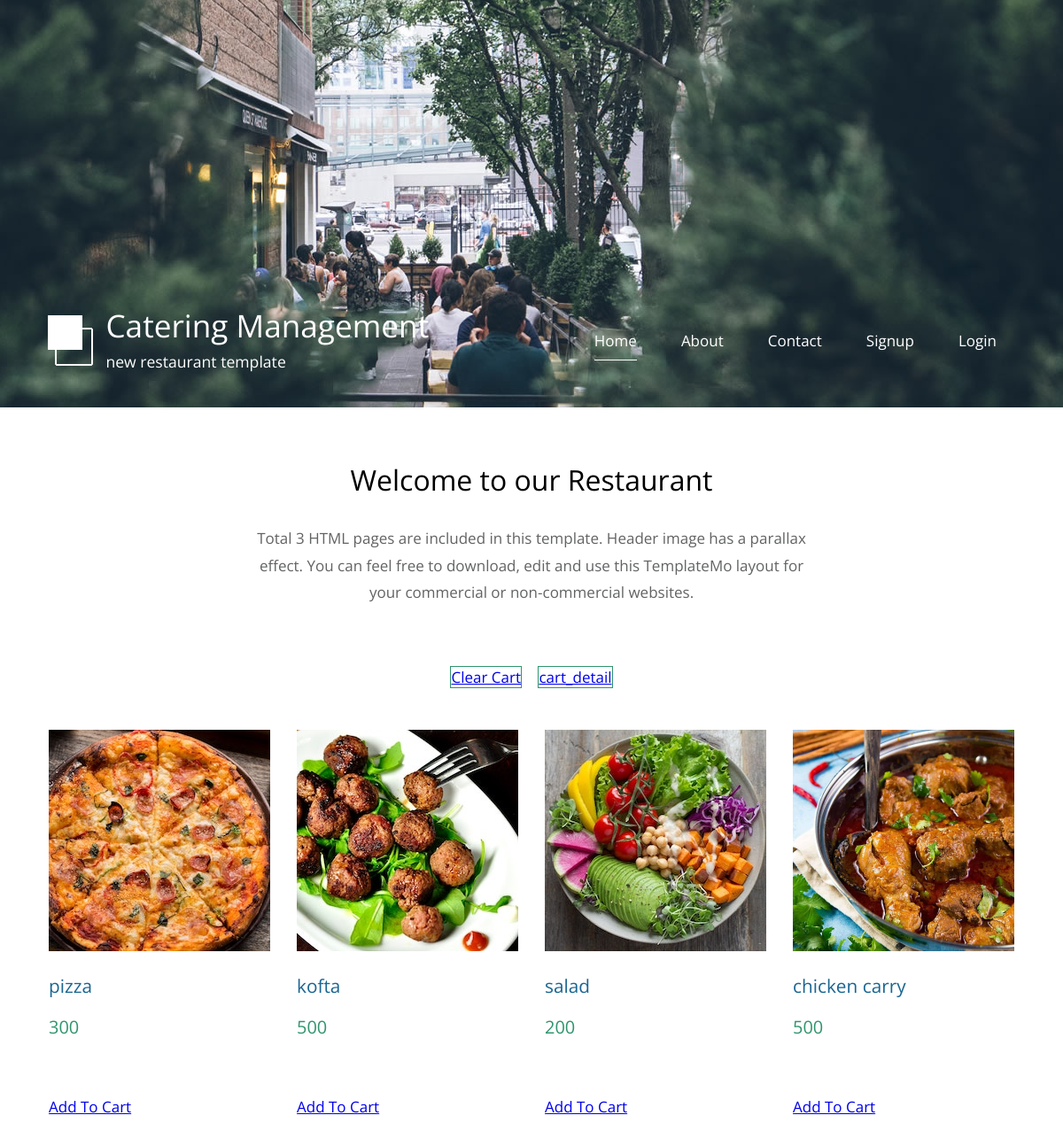
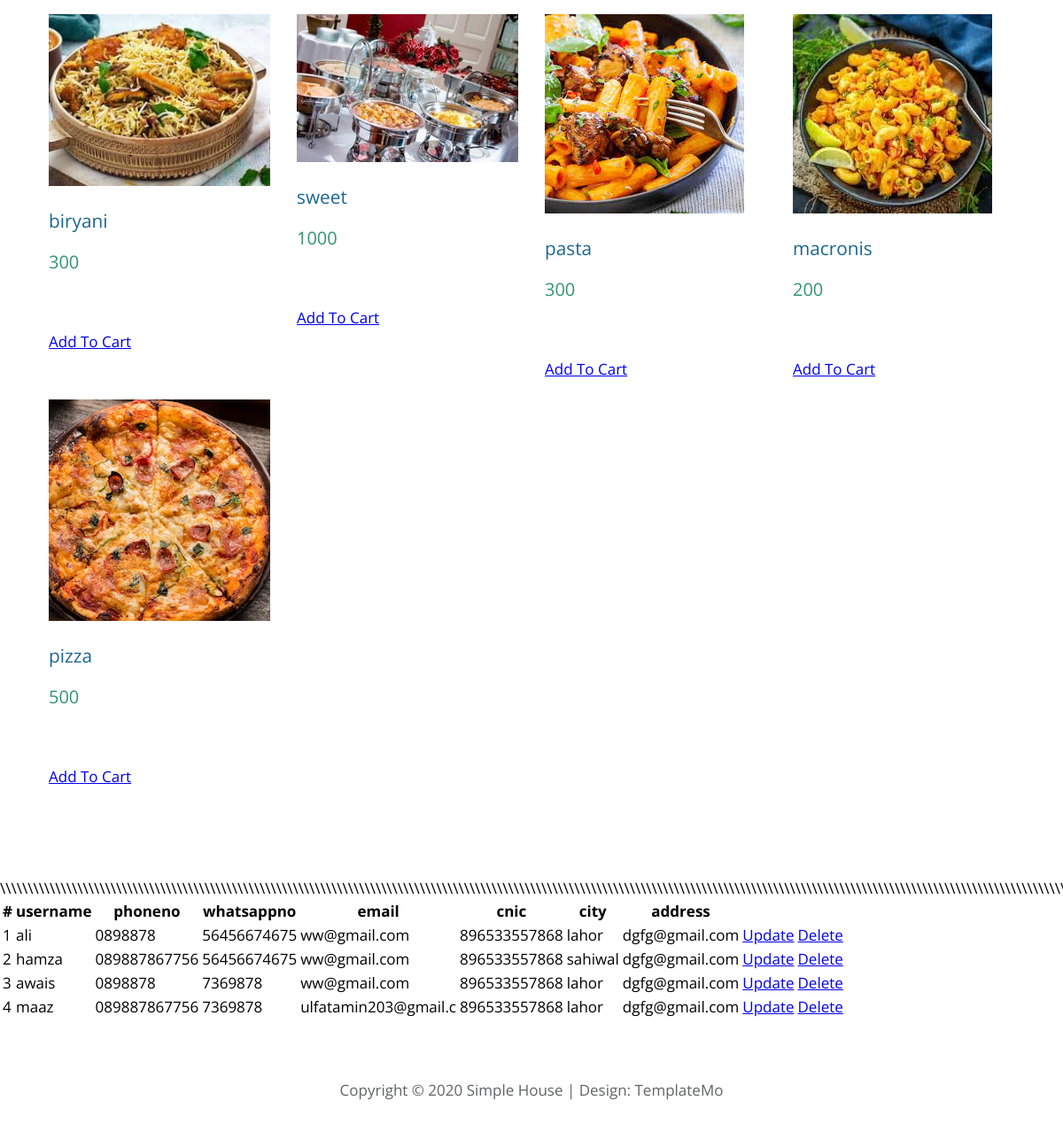
The page / on the database its author committed (2 pictures, top to bottom).
### catering/models.py (models this page shows)
class product_in(models.Model):
    name = models.CharField(max_length=100)
    description = models.CharField(max_length=100)
    image = models.ImageField(upload_to='images/')
    price = models.IntegerField()

class customer (models.Model):
	username = models.CharField(max_length=20)
	phoneno = models.CharField(max_length=15)
	whatsappno= models.CharField(max_length=15)
	email = models.CharField(max_length=20)
	cnic = models.CharField(max_length=13)
	city = models.CharField(max_length=20,blank=True)
	address = models.CharField(max_length=50,blank=True)

### catering/views.py (the view)
# urls.py: path('',views.get_page,name=('index')),
def get_page(request):
    p=product_in.objects.all()
    qs=customer.objects.all()
    return render(request, 'catering/index.html',{'pi':p,'dat':qs})

### catering/templates/catering/index.html (shortened to what this page needs)
{% load static %}
<!DOCTYPE html>
<html>
<head>
	<link href="{% static 'catering/css/templatemo-style.css'%}" rel="stylesheet" />
</head>
<body>
	<div class="container">
		<div class="placeholder">
			<div class="parallax-window" data-parallax="scroll" data-image-src="{% static 'catering/images/simple-house-01.jpg'%}">
				<div class="tm-header">
					<div class="row tm-header-inner">
						<div class="col-md-6 col-12">
							<img src="{% static 'catering/images/simple-house-logo.png'%}" alt="Logo" class="tm-site-logo" />
							<div class="tm-site-text-box">
								<h1 class="tm-site-title">Catering Management</h1>
								<h6 class="tm-site-description">new restaurant template</h6>
							</div>
						</div>
						<nav class="col-md-6 col-12 tm-nav">
							<ul class="tm-nav-ul">
								<li class="tm-nav-li"><a href="{% url 'index'%}" class="tm-nav-link active">Home</a></li>
								<li class="tm-nav-li"><a href="{% url 'about'%}" class="tm-nav-link">About</a></li>
								<li class="tm-nav-li"><a href="{% url 'contact'%}" class="tm-nav-link">Contact</a></li>
								<li class="tm-nav-li"><a href="{% url 'signup'%}" class="tm-nav-link">Signup</a></li>
								<li class="tm-nav-li"><a href="{% url 'login'%}" class="tm-nav-link">Login</a></li>
							</ul>
						</nav>
					</div>
				</div>
			</div>
		</div>
		<main>
			<header class="row tm-welcome-section">
				<h2 class="col-12 text-center tm-section-title">Welcome to our Restaurant</h2>
				<p class="col-12 text-center">Total 3 HTML pages are included in this template. Header image has a parallax effect. You can feel free to download, edit and use this TemplateMo layout for your commercial or non-commercial websites.</p>
			</header>
			<div class="tm-paging-links">
				<nav>
					<ul>
						<li class="tm-paging-item"><a href="{% url 'cart_clear' %}">Clear Cart</a></li>
						<li class="tm-paging-item"><a href="{% url 'cart_detail' %}" >cart_detail</a></li>
					</ul>
				</nav>
			</div>
			<div class="row tm-gallery">
				<div id="tm-gallery-page-pizza" class="tm-gallery-page">
					{% for data in pi %}
					<article class="col-lg-3 col-md-4 col-sm-6 col-12 tm-gallery-item">
						<figure>
							<img src= images/{{data.image}} alt="Image" class="img-fluid tm-gallery-img" />
							<figcaption>
								<h4 class="tm-gallery-title">{{data.name}}</h4>
								<p class="tm-gallery-price">{{data.price}}</p>
								<p class="tm-gallery-price"></p><a href="{% url 'cart_add' data.id %}">Add To Cart</a></p>
								<br>
							</figcaption>
						</figure>
					</article>
					{% endfor %}
				</div>
		</main>
		\\\\\\\\\\\\\\\\\\\\\\\\\\\\\\\\\\\\\\\\\\\\\\\\\\\\\\\\\\\\\\\\\\\\\\\\\\\\\\\\\\\\\\\\\\\\\\\\\\\\\\\\\\\\\\\\\\\\\\\\\\\\\\\\\\\\\\\\\\\\\\\\\\\\\\\\\\\\\\\\\\\\\\\\\\\\\\\\\\\\\\\\\\\\\\\\\
		<table class="table table-bordered table-hover" >
			<thead>
				<tr>
					<th scope="col">#</th>
					<th scope="col">username</th>
					<th scope="col">phoneno</th>
					<th scope="col">whatsappno</th>
					<th scope="col">email</th>
					<th scope="col">cnic</th>
					<th scope="col">city</th>
					<th scope="col">address</th>
				</tr>
			</thead>
		<tbody>
			{% for data in dat %}
			<tr>
				<td> {{forloop.counter}} </td>
				<td> {{data.username}} </td>
				<td> {{data.phoneno}} </td>
				<td> {{data.whatsappno}} </td>
				<td> {{data.email}} </td>
				<td> {{data.cnic}} </td>
				<td> {{data.city}} </td>
				<td> {{data.address}} </td>
				<td><a href="{% url 'edit' data.id %}">Update</a></td>
       			<td><a href="{% url 'delete' data.id %}">Delete</a></td>
			</tr>
			{% endfor %}
		</tbody>
		</table>
		<footer class="tm-footer text-center">
			<p>Copyright &copy; 2020 Simple House
            | Design: <a rel="nofollow" href="https://templatemo.com">TemplateMo</a></p>
		</footer>
	</div>
</body>
</html>

### catering/static/catering/css/templatemo-style.css (style rules this page uses)
ul, nav, body, h1, h2, h4, h6, p, figure { margin: 0; padding: 0; }
a, button { transition: all 0.3s ease; }
html { box-sizing: border-box; -ms-overflow-style: scrollbar; }
*, *::before, *::after { box-sizing: inherit; }
.container { width: 100%; max-width: 1200px; margin-right: auto; margin-left: auto; }
.row { display: -ms-flexbox; display: flex; -ms-flex-wrap: wrap; flex-wrap: wrap; margin-left: -15px; margin-right: -15px; }
.col-lg-3, .col-lg-4, .col-lg-6, .col-md-4, .col-md-6, .col-sm-6, .col-12 { position: relative; width: 100%; padding-right: 15px; padding-left: 15px; }
.col-12 { -ms-flex: 0 0 100%; flex: 0 0 100%; max-width: 100%; }
@media (min-width: 576px) { .col-sm-6 { -ms-flex: 0 0 50%; flex: 0 0 50%; max-width: 50%; } }
@media (min-width: 768px) { .col-md-4 { -ms-flex: 0 0 33.333333%; flex: 0 0 33.333333%; max-width: 33.333333%; } }
@media (min-width: 768px) { .col-md-6 { -ms-flex: 0 0 50%; flex: 0 0 50%; max-width: 50%; } }
@media (min-width: 992px) { .col-lg-3 { -ms-flex: 0 0 25%; flex: 0 0 25%; max-width: 25%; } }
.text-center { text-align: center; }
.img-fluid { max-width: 100%; height: auto; }
body { font-family: 'Open Sans', Arial, sans-serif; font-size: 17px; background-color: #ccc; overflow-x: hidden; }
.container { background-color: white; }
p, address { color: #626364; line-height: 1.8; }
.placeholder { width: 100%; min-height: 460px; background-color: #556E5B; }
.parallax-window { min-height: 460px; background: transparent; position: relative; }
.tm-header { position: absolute; bottom: 0; left: 0; width: 100%; color: white; z-index: 1000; }
.tm-header-inner { padding: 40px 50px; }
.tm-site-logo { display: inline-block; margin-right: 5px; }
.tm-site-text-box { display: inline-block; }
.tm-site-title { font-size: 2.2rem; font-weight: 400; margin-bottom: 5px; }
.tm-site-description { font-size: 1.1rem; font-weight: 400; }
.tm-nav { text-align: right; margin-top: 30px; }
.tm-nav-ul { display: flex; justify-content: flex-end; }
.tm-nav-li { list-style: none; display: block; margin-bottom: 0; padding-right: 25px; padding-left: 25px; }
.tm-nav-link { color: white; text-decoration: none; padding-bottom: 10px; }
.tm-nav-link.active, .tm-nav-link:hover { border-bottom: 1px solid white; }
.tm-welcome-section { margin: 60px auto; max-width: 655px; }
.tm-section-title { font-size: 2rem; font-weight: 400; margin-bottom: 30px; }
.tm-gallery { margin-bottom: 80px; }
.tm-gallery-page { max-width: 280px; margin-left: auto; margin-right: auto; display: -ms-flexbox; display: flex; -ms-flex-wrap: wrap; flex-wrap: wrap; }
@media (min-width: 576px) { .tm-gallery-page { max-width: 560px; } }
@media (min-width: 768px) { .tm-gallery-page, .tm-section, .tm-container-inner, .tm-container-inner-2 { max-width: 840px; } }
@media (min-width: 992px) { .tm-gallery-page, .tm-section { max-width: 1120px; } }
.tm-gallery-item { max-width: 280px; }
.tm-gallery-img { margin-bottom: 20px; }
.tm-gallery-title { font-size: 1.3rem; font-weight: 400; color: #1A6692; margin-bottom: 15px; }
.tm-gallery-price { font-size: 1.25rem; color: #2F956D; margin-bottom: 60px; }
.tm-paging-links { text-align: center; margin-bottom: 40px; }
.tm-paging-item { list-style: none; display: inline-block; border: 1px solid #2F956D; margin: 7px; }
.tm-footer { padding: 25px 15px; margin-top: 40px; }
.tm-footer a { color: #626364; text-decoration: none; }

### rows shown on the page
product_in: image (picture), name "pizza", price "300"
product_in: image (picture), name "kofta", price "500"
product_in: image (picture), name "salad", price "200"
product_in: image (picture), name "chicken carry", price "500"
product_in: image (picture), name "biryani", price "300"
product_in: image (picture), name "sweet", price "1000"
product_in: image (picture), name "pasta", price "300"
product_in: image (picture), name "macronis", price "200"
product_in: image (picture), name "pizza", price "500"
customer: username "ali", phoneno "0898878", whatsappno "56456674675", email "ww@gmail.com", cnic "896533557868", city "lahor", address "dgfg@gmail.com"
customer: username "hamza", phoneno "089887867756", whatsappno "56456674675", email "ww@gmail.com", cnic "896533557868", city "sahiwal", address "dgfg@gmail.com"
customer: username "awais", phoneno "0898878", whatsappno "7369878", email "ww@gmail.com", cnic "896533557868", city "lahor", address "dgfg@gmail.com"
customer: username "maaz", phoneno "089887867756", whatsappno "7369878", email "ulfatamin203@gmail.c", cnic "896533557868", city "lahor", address "dgfg@gmail.com"
